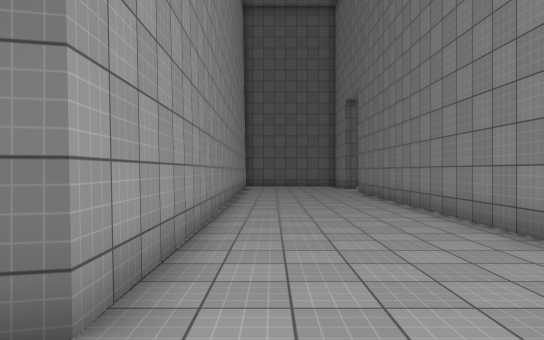
[1] (above)

24 first-person views from a walk through a 3-D level made in the Unity game engine. The camera is 1.5 m above the floor, looks level and sees 70° across. The floor is counted in squares, 1.6 m on a side. Each view is taken from the middle of a square. On the plan, view 1 faces up. The plan holds only what a view shows up to about 13 squares ahead; the rest is blank. The place goes on beyond the plan. The player is left out. Some surface patterns are stand-ins.

[2]
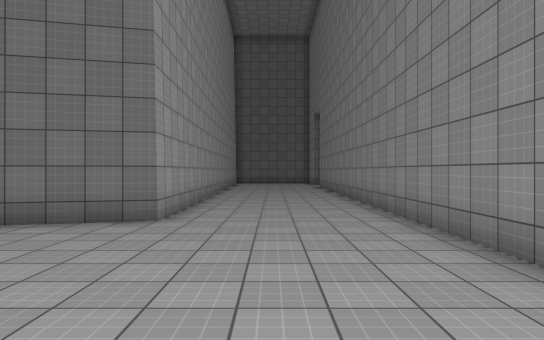

[3]
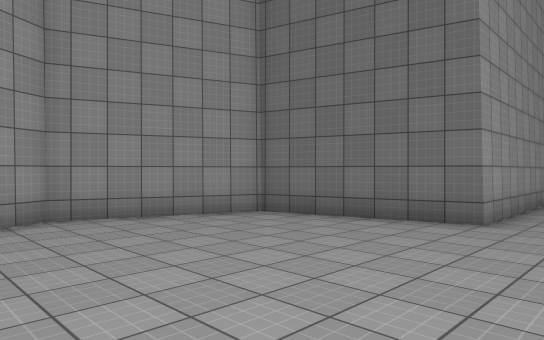

[4]
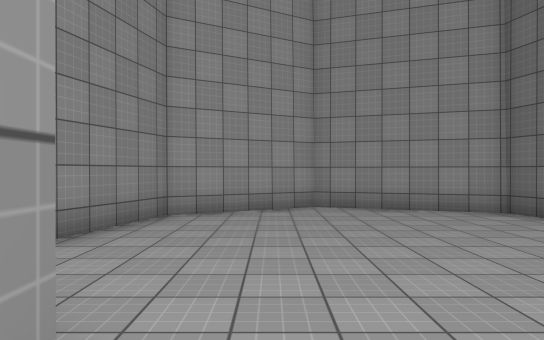

[5]
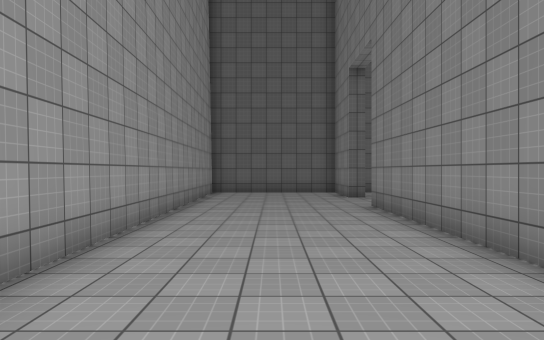

[6]
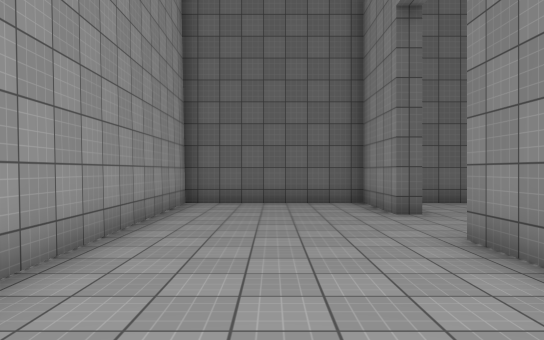

[7]
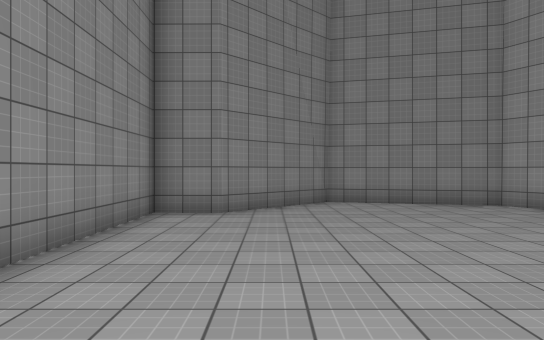

[8]
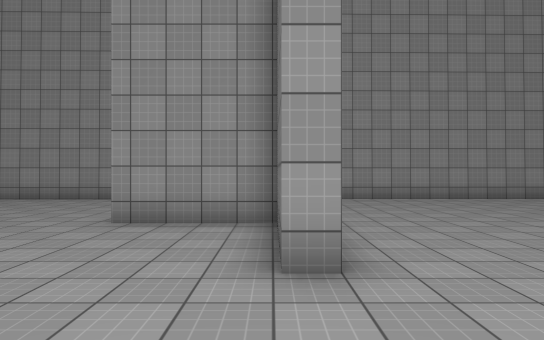

[9]
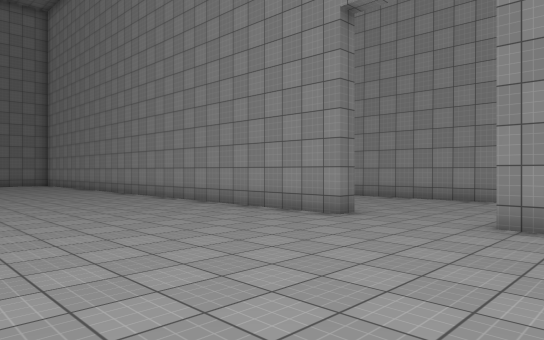

[10]
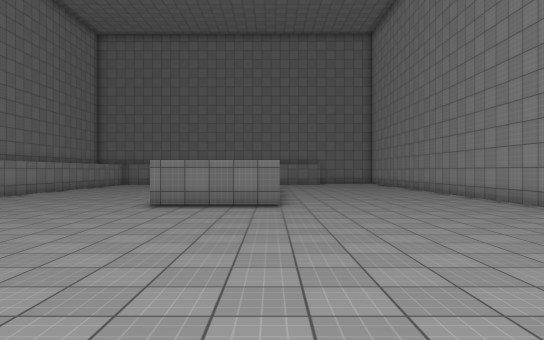

[11]
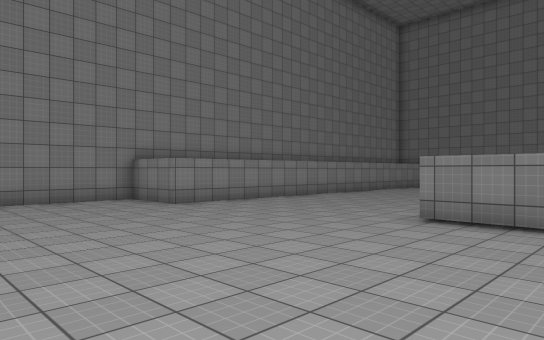

[12]
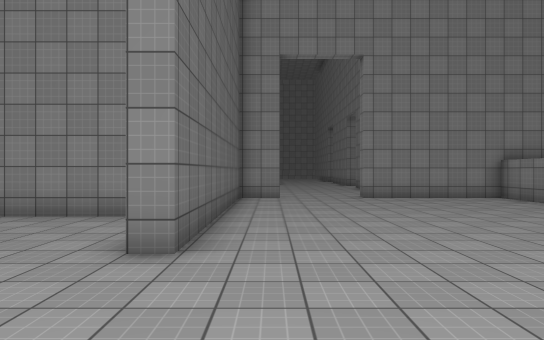

[13]
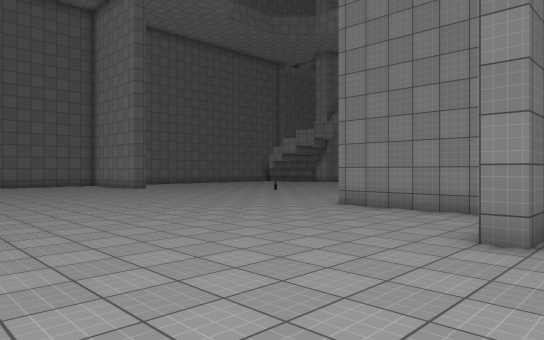

[14]
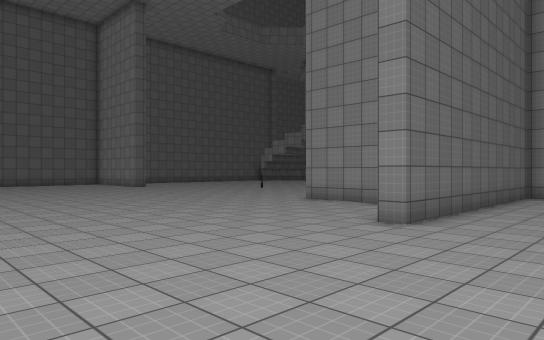

[15]
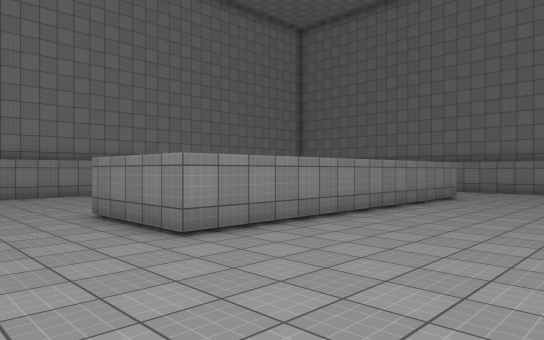

[16]
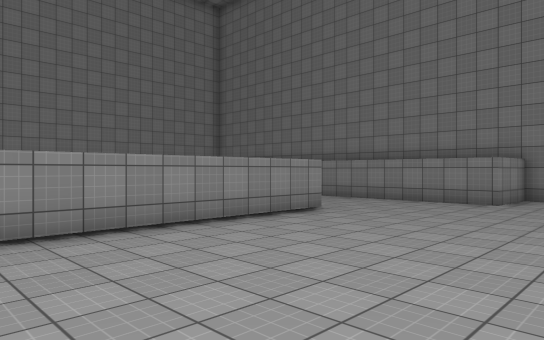

[17]
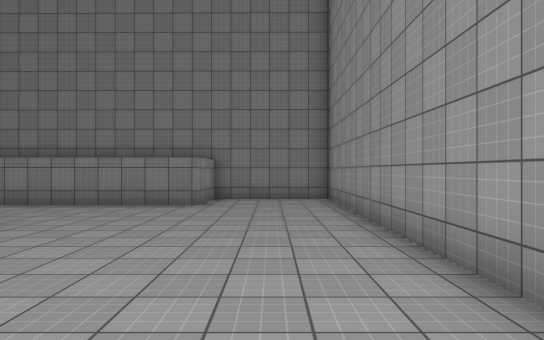

[18]
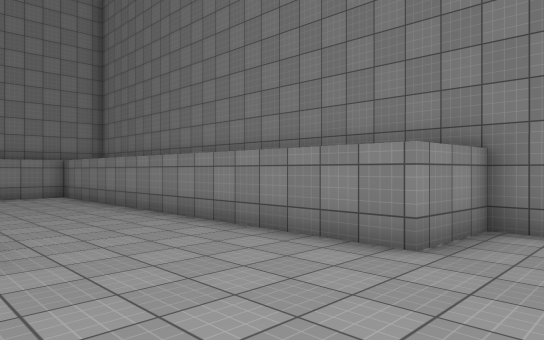

[19]
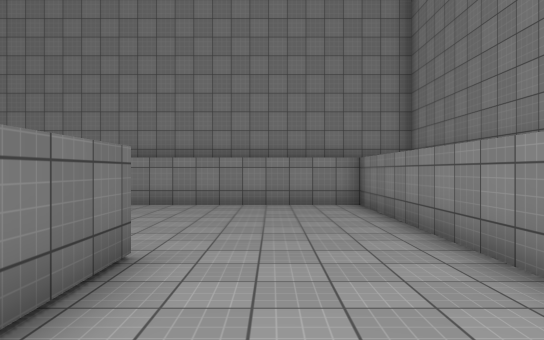

[20]
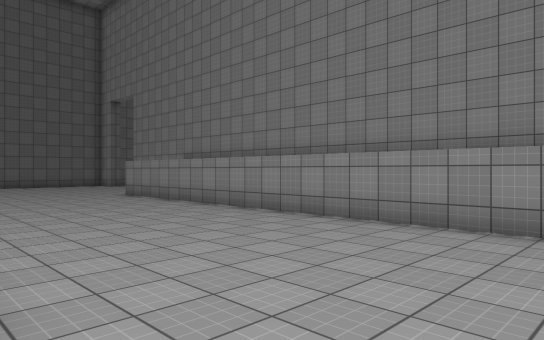

[21]
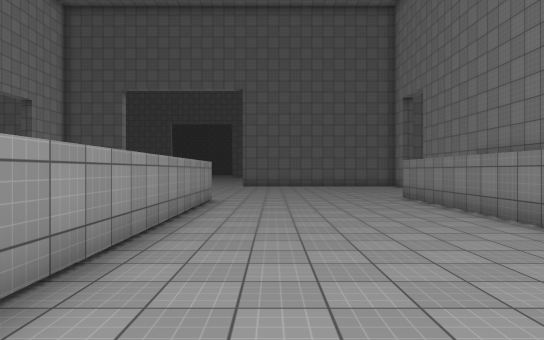

[22]
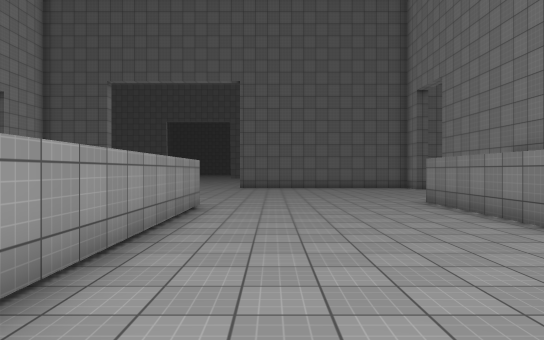

[23]
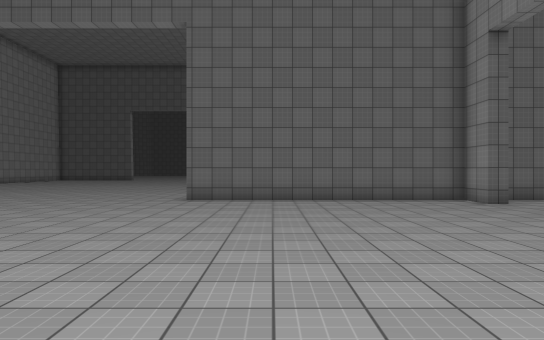

[24]
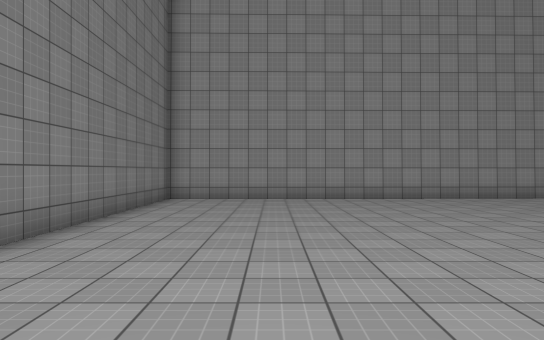

### Floor plan
Points are (right, up) in squares from view 1. A wall is a line through its corners. A room is listed if a view was taken in it or the views show most of it. See-through windows are left out.
Room 1 (views 1, 2, 3, 4, 5, 6, 7)
walls: (4.2, 19.2) (3.6, 19.2) (3.6, 22.1) (-1.5, 22.1); (-1.5, 21.9) (-1.1, 2.2) (-5.4, 1.1) (-6.9, -2.9) (-5, -6.2) (-0.6, -7.4) (2.1, -4.5) (3.6, -4.5) (3.6, 16.2) (4.2, 16.2)
ways out: opening at (4, 18) to room 2
Room 2 (views 8, 9, 10, 11, 12, 13, 14, 15, 16, 17, 18, 19, 20, 21, 22, 23, 24)
walls: (7.5, 22.7) (7.5, 22.1) (4.2, 22.1) (4.2, 19.2); (17.8, 23.6) (17.8, 27.3); (4.2, 16.2) (4.2, 9); (23.6, 20.7) (23, 20.7) (23, 22.1); (25.5, 22.1) (14.3, 22.1) (14.3, 22.6); (-1.5, 22.6) (6.3, 22.6); (4.2, 5.4) (4.2, -4.5) (7.9, -4.5) (8, -2.3) (20.4, -2.4) (20.5, 13.3) (23, 13.3) (23, 18); (14.1, 1.5) (12.1, 1.5); (10.8, 1.5) (10.8, 12) (14.1, 12) (14.1, 2.6); (-1.7, 34.6) (-1.5, 21.9)
ways out: opening at (4, 18) to room 1

Where each view was taken, in squares from view 1:
view 1: 0 up, 0 right, facing up
view 2: 5 down, 1 right, facing up
view 3: 5 down, 1 right, facing up-left
view 4: 4 down, 3 right, facing left
view 5: 6 up, 1 right, facing up
view 6: 11 up, 1 right, facing up
view 7: 4 up, 1 right, facing down
view 8: 22 up, 11 right, facing left
view 9: 21 up, 11 right, facing down-left
view 10: 22 up, 11 right, facing down
view 11: 19 up, 11 right, facing down-right
view 12: 21 up, 10 right, facing right
view 13: 21 up, 9 right, facing up-right
view 14: 19 up, 8 right, facing up-right
view 15: 15 up, 6 right, facing down-right
view 16: 9 up, 5 right, facing down-right
view 17: 8 up, 6 right, facing down
view 18: 2 up, 6 right, facing down-right
view 19: 0 up, 10 right, facing right
view 20: 1 down, 14 right, facing up-right
view 21: 0 up, 16 right, facing up
view 22: 2 up, 16 right, facing up
view 23: 10 up, 17 right, facing up
view 24: 26 up, 11 right, facing left
